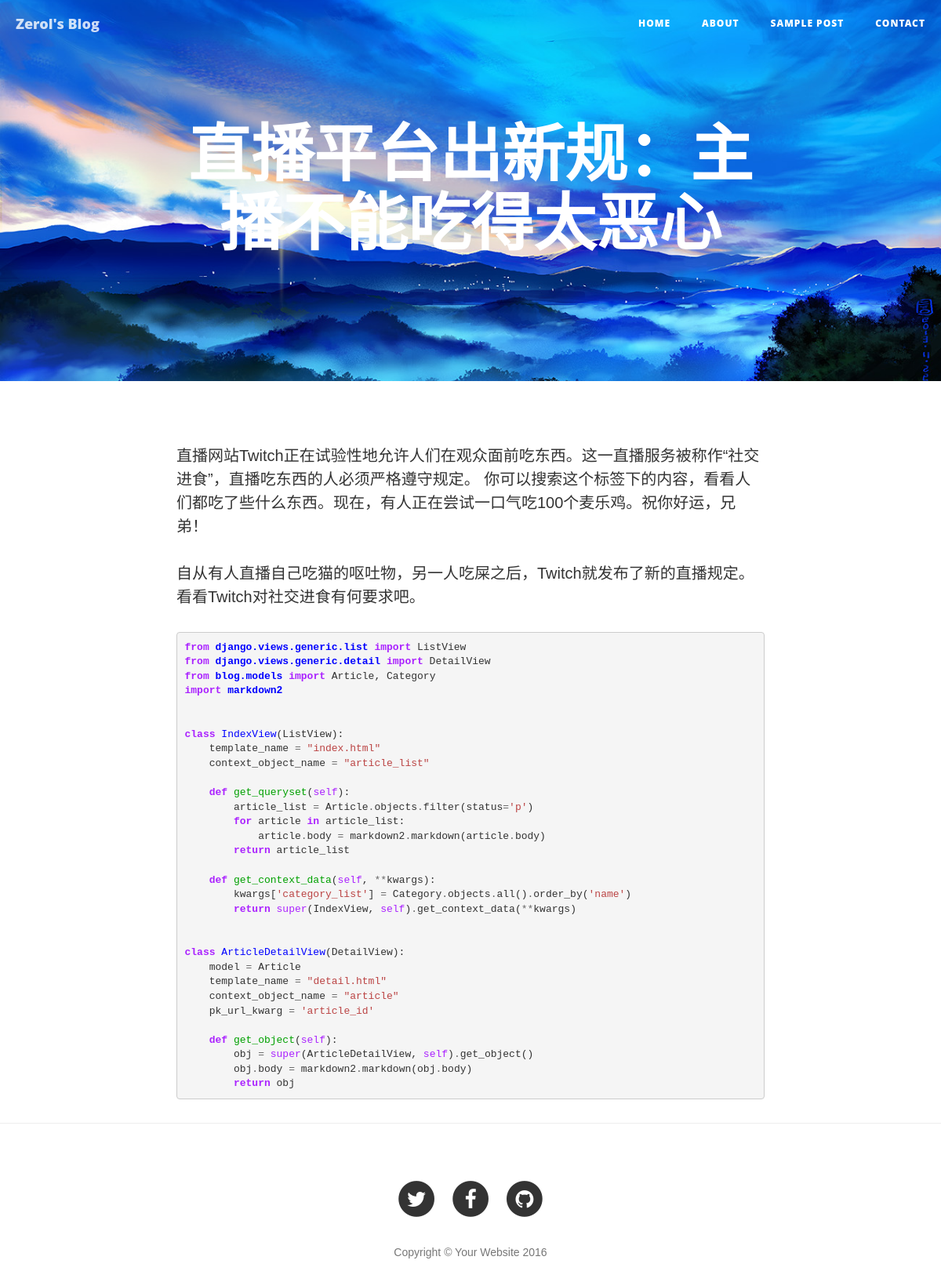
Screenshot of /blog/article/2 with the database file from the repository.
### blog/models.py (models this page shows, shortened)
class Article(models.Model):
    STATUS_CHOICES = (
        ('d', 'Draft'),
        ('p', 'Published'),
    )
    title = models.CharField('标题', max_length=70)
    body = models.TextField('正文')
    created_time = models.DateTimeField('创建时间', auto_now_add=True)
    last_modified_time = models.DateTimeField('修改时间', auto_now=True)
    status = models.CharField('文章状态', max_length=1, choices=STATUS_CHOICES)
    abstract = models.CharField('摘要', max_length=140, blank=True, null=True)
    views = models.PositiveIntegerField('浏览量', default=0)
    topped = models.BooleanField('置顶', default=False)
    category = models.ForeignKey('Category', verbose_name='分类', null=True, on_delete=models.SET_NULL)
    tags = models.ManyToManyField('Tag', verbose_name='标签集合', blank=True)
    class Meta:
        ordering = ['-last_modified_time']

### blog/views.py (the view)
# urls.py: url(r'^article/(?P<article_id>\d+)$', views.ArticleDetailView.as_view(), name='detail'),
class ArticleDetailView(DetailView):
    model = Article
    template_name = "detail.html"
    context_object_name = "article"
    pk_url_kwarg = 'article_id'
    def get_object(self):
        obj = super(ArticleDetailView, self).get_object()
        obj.body = markdown2.markdown(obj.body, extras=['fenced-code-blocks'])
        return obj

### templates/detail.html
{% extends 'base.html' %}
{% load staticfiles %}
{% block body %}
    <header class="intro-header" style="background-image: url('{% static 'img/home-bg.jpg' %}')">
        <div class="container">
            <div class="row">
                <div class="col-lg-8 col-lg-offset-2 col-md-10 col-md-offset-1">
                    <div class="site-heading">
                        <h1>{{ article.title }}</h1>
                    </div>
                </div>
            </div>
        </div>
    </header>
    <article>
        <div class="container">
            <div class="row">
                <div class="col-lg-8 col-lg-offset-2 col-md-10 col-md-offset-1">
                    {{ article.body |safe }}
                </div>
            </div>
        </div>
    </article>
    <hr>
{% endblock %}

### blog/static/css/highlight.css (style rules this page uses)
.codehilite .k { color: #AA22FF; font-weight: bold }
.codehilite .o { color: #666666 }
.codehilite .kn { color: #AA22FF; font-weight: bold }
.codehilite .nb { color: #AA22FF }
.codehilite .nc { color: #0000FF }
.codehilite .nf { color: #00A000 }
.codehilite .nn { color: #0000FF; font-weight: bold }
.codehilite .ow { color: #AA22FF; font-weight: bold }
.codehilite .w { color: #bbbbbb }
.codehilite .s2 { color: #BB4444 }
.codehilite .s1 { color: #BB4444 }
.codehilite .bp { color: #AA22FF }

### templates/base.html (style rules this page uses)
body { font-family:"Microsoft YaHei",Arial,Helvetica,sans-serif,"宋体"; }

### rows the page displays
Article: title "直播平台出新规：主播不能吃得太恶心", body "直播网站Twitch正在试验性地允许人们在观众面前吃东西。这一直播服务被称作“社交进食”，直播吃东西的人必须严格遵守规定。 你可以搜索这个标签下的内容，看看人们都吃了些什么东西。现在，有人正在尝试一口气吃100个麦乐鸡。祝你好运，兄弟！ 自从有人直播自己吃猫的呕吐物，另一人吃屎之后，Twitch就发布了新的直播规定。看看Twitch对社交进食有何要求吧。 from django.views.generic.list import ListView from django.views.generic.detail import DetailView from blog.models import Article , Category import markdown2 class IndexView ( ListView ): template_name = \"index.html\" context_object_name = \"article_list\" def get_queryset ( self ): article_list = Article . objects . filter ( status = 'p' ) for article in article_list : article . body = markdown2 . markdown ( article . body ) return article_list def get_context_data ( self , ** kwargs ): kwargs [ 'category_list' ] =…"
